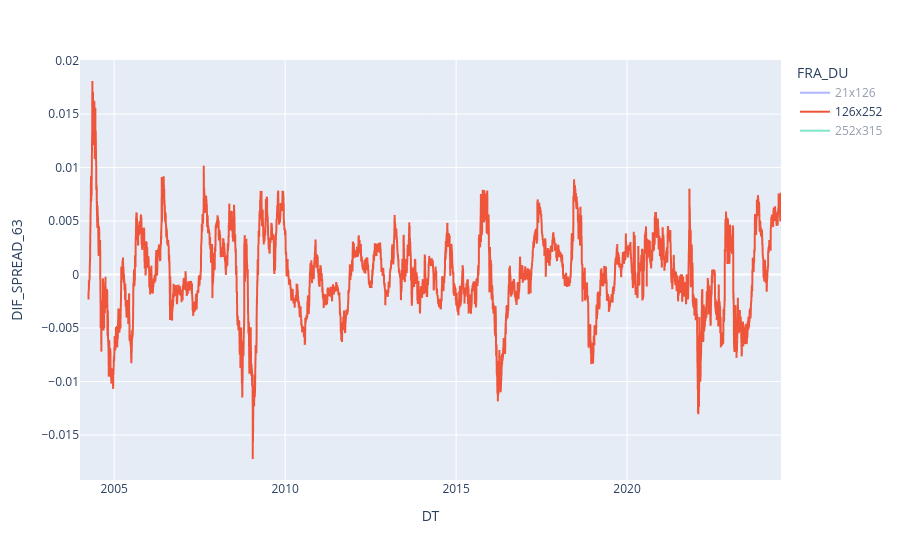
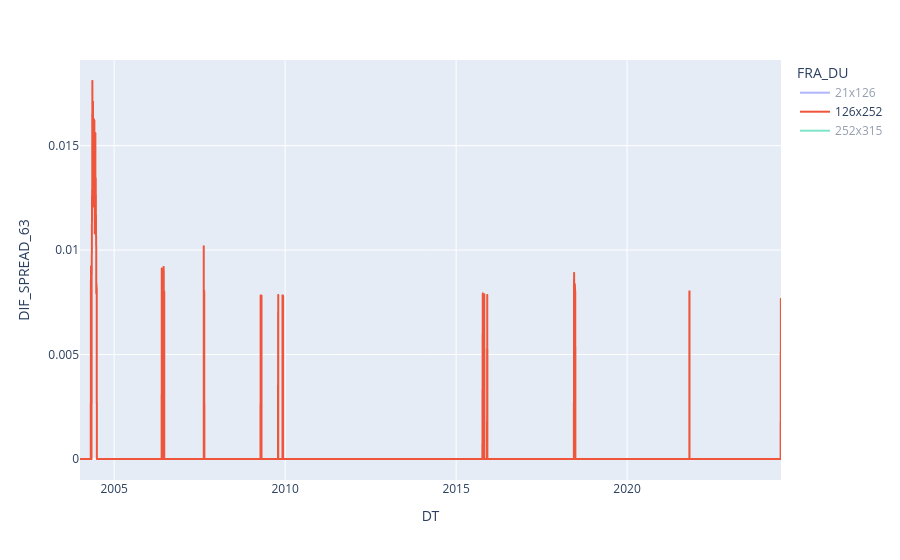
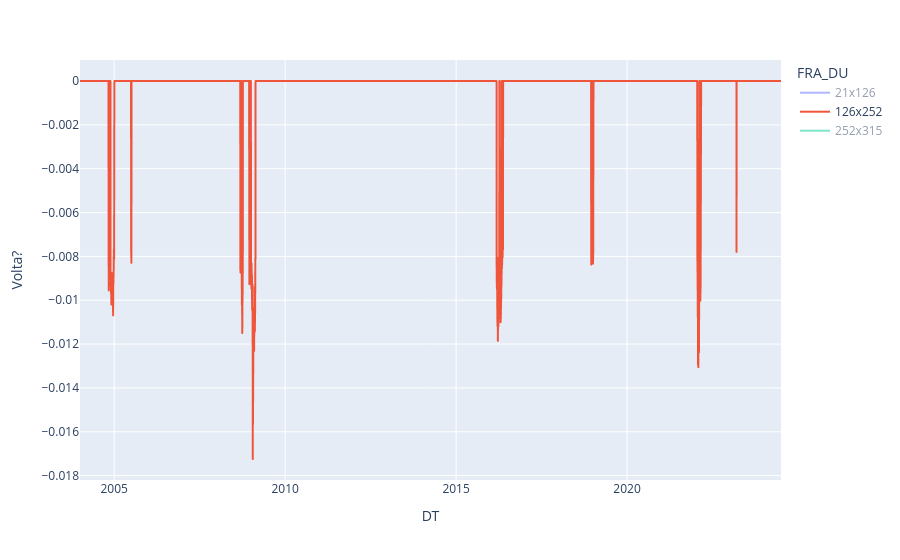

The notebook cell saved with these charts, in order:
### Code cell
dado = 'DIF_SPREAD_63'

figa = px.line(df, x='DT', y = dado, color = 'FRA_DU')
figa.show()

ultimos = df[df['DT'] == datetime(2024,7,1)]
ultimos = ultimos[['FRA_DU', dado]]
ultimos = ultimos.rename(columns={dado: 'TX_REF'})

threshold = 1

df_filtro = pd.merge(df, ultimos, on='FRA_DU', how='inner')
df_filtro['Volta?'] = df_filtro.apply(lambda row: row[dado] if row[dado] <= row['TX_REF']*-1*threshold else 0, axis=1)
df_filtro[dado] = df_filtro.apply(lambda row: row[dado] if row[dado] >= row['TX_REF']*1*threshold else 0, axis=1)

fig = px.line(df_filtro, x='DT', y = dado, color = 'FRA_DU')
fig.show()

fig2 = px.line(df_filtro, x='DT', y = 'Volta?', color = 'FRA_DU')
fig2.show()

#df['PERCENTIL'] = percentileofscore(df['DIF_TX_63'], dado)

#fig = px.line(df, x='DT', y = 'PERCENTIL', color = 'FRA')
#fig.show()

### Figure 1 — Plotly figure (JSON) as saved in the notebook; plotly's stock layout.template omitted (floating-point values rounded to 4 significant figures; data arrays with more than 128 entries replaced by an {"elided": "..."} marker saying what was removed)
{"data": [{"hovertemplate": "FRA_DU=21x126<br>DT=%{x}<br>DIF_SPREAD_63=%{y}<extra></extra>", "legendgroup": "21x126", "line": {"color": "#636efa", "dash": "solid"}, "marker": {"symbol": "circle"}, "mode": "lines", "name": "21x126", "showlegend": true, "type": "scattergl", "visible": "legendonly", "x": {"elided": "5069 str values"}, "xaxis": "x", "y": {"elided": "5069 float values"}, "yaxis": "y"}, {"hovertemplate": "FRA_DU=126x252<br>DT=%{x}<br>DIF_SPREAD_63=%{y}<extra></extra>", "legendgroup": "126x252", "line": {"color": "#EF553B", "dash": "solid"}, "marker": {"symbol": "circle"}, "mode": "lines", "name": "126x252", "showlegend": true, "type": "scattergl", "visible": true, "x": {"elided": "5068 str values"}, "xaxis": "x", "y": {"elided": "5068 float values"}, "yaxis": "y"}, {"hovertemplate": "FRA_DU=252x315<br>DT=%{x}<br>DIF_SPREAD_63=%{y}<extra></extra>", "legendgroup": "252x315", "line": {"color": "#00cc96", "dash": "solid"}, "marker": {"symbol": "circle"}, "mode": "lines", "name": "252x315", "showlegend": true, "type": "scattergl", "visible": "legendonly", "x": {"elided": "5068 str values"}, "xaxis": "x", "y": {"elided": "5068 float values"}, "yaxis": "y"}], "layout": {"autosize": true, "legend": {"title": {"text": "FRA_DU"}, "tracegroupgap": 0}, "margin": {"t": 60}, "xaxis": {"anchor": "y", "autorange": true, "domain": [0, 1], "range": ["2004-01-02", "2024-07-02"], "title": {"text": "DT"}, "type": "date"}, "yaxis": {"anchor": "x", "autorange": true, "domain": [0, 1], "range": [-0.01921, 0.02006], "title": {"text": "DIF_SPREAD_63"}, "type": "linear"}}}

### Figure 2 — Plotly figure (JSON) as saved in the notebook; plotly's stock layout.template omitted (floating-point values rounded to 4 significant figures; data arrays with more than 128 entries replaced by an {"elided": "..."} marker saying what was removed)
{"data": [{"hovertemplate": "FRA_DU=21x126<br>DT=%{x}<br>DIF_SPREAD_63=%{y}<extra></extra>", "legendgroup": "21x126", "line": {"color": "#636efa", "dash": "solid"}, "marker": {"symbol": "circle"}, "mode": "lines", "name": "21x126", "showlegend": true, "type": "scattergl", "visible": "legendonly", "x": {"elided": "5069 str values"}, "xaxis": "x", "y": {"elided": "5069 float values"}, "yaxis": "y"}, {"hovertemplate": "FRA_DU=126x252<br>DT=%{x}<br>DIF_SPREAD_63=%{y}<extra></extra>", "legendgroup": "126x252", "line": {"color": "#EF553B", "dash": "solid"}, "marker": {"symbol": "circle"}, "mode": "lines", "name": "126x252", "showlegend": true, "type": "scattergl", "visible": true, "x": {"elided": "5068 str values"}, "xaxis": "x", "y": {"elided": "5068 float values"}, "yaxis": "y"}, {"hovertemplate": "FRA_DU=252x315<br>DT=%{x}<br>DIF_SPREAD_63=%{y}<extra></extra>", "legendgroup": "252x315", "line": {"color": "#00cc96", "dash": "solid"}, "marker": {"symbol": "circle"}, "mode": "lines", "name": "252x315", "showlegend": true, "type": "scattergl", "visible": "legendonly", "x": {"elided": "5068 str values"}, "xaxis": "x", "y": {"elided": "5068 float values"}, "yaxis": "y"}], "layout": {"autosize": true, "legend": {"title": {"text": "FRA_DU"}, "tracegroupgap": 0}, "margin": {"t": 60}, "xaxis": {"anchor": "y", "autorange": true, "domain": [0, 1], "range": ["2004-01-02", "2024-07-02"], "title": {"text": "DT"}, "type": "date"}, "yaxis": {"anchor": "x", "autorange": true, "domain": [0, 1], "range": [-0.001005, 0.0191], "title": {"text": "DIF_SPREAD_63"}, "type": "linear"}}}

### Figure 3 — Plotly figure (JSON) as saved in the notebook; plotly's stock layout.template omitted (floating-point values rounded to 4 significant figures; data arrays with more than 128 entries replaced by an {"elided": "..."} marker saying what was removed)
{"data": [{"hovertemplate": "FRA_DU=21x126<br>DT=%{x}<br>Volta?=%{y}<extra></extra>", "legendgroup": "21x126", "line": {"color": "#636efa", "dash": "solid"}, "marker": {"symbol": "circle"}, "mode": "lines", "name": "21x126", "showlegend": true, "type": "scattergl", "visible": "legendonly", "x": {"elided": "5069 str values"}, "xaxis": "x", "y": {"elided": "5069 float values"}, "yaxis": "y"}, {"hovertemplate": "FRA_DU=126x252<br>DT=%{x}<br>Volta?=%{y}<extra></extra>", "legendgroup": "126x252", "line": {"color": "#EF553B", "dash": "solid"}, "marker": {"symbol": "circle"}, "mode": "lines", "name": "126x252", "showlegend": true, "type": "scattergl", "visible": true, "x": {"elided": "5068 str values"}, "xaxis": "x", "y": {"elided": "5068 float values"}, "yaxis": "y"}, {"hovertemplate": "FRA_DU=252x315<br>DT=%{x}<br>Volta?=%{y}<extra></extra>", "legendgroup": "252x315", "line": {"color": "#00cc96", "dash": "solid"}, "marker": {"symbol": "circle"}, "mode": "lines", "name": "252x315", "showlegend": true, "type": "scattergl", "visible": "legendonly", "x": {"elided": "5068 str values"}, "xaxis": "x", "y": {"elided": "5068 float values"}, "yaxis": "y"}], "layout": {"autosize": true, "legend": {"title": {"text": "FRA_DU"}, "tracegroupgap": 0}, "margin": {"t": 60}, "xaxis": {"anchor": "y", "autorange": true, "domain": [0, 1], "range": ["2004-01-02", "2024-07-02"], "title": {"text": "DT"}, "type": "date"}, "yaxis": {"anchor": "x", "autorange": true, "domain": [0, 1], "range": [-0.0182, 0.0009579], "title": {"text": "Volta?"}, "type": "linear"}}}
